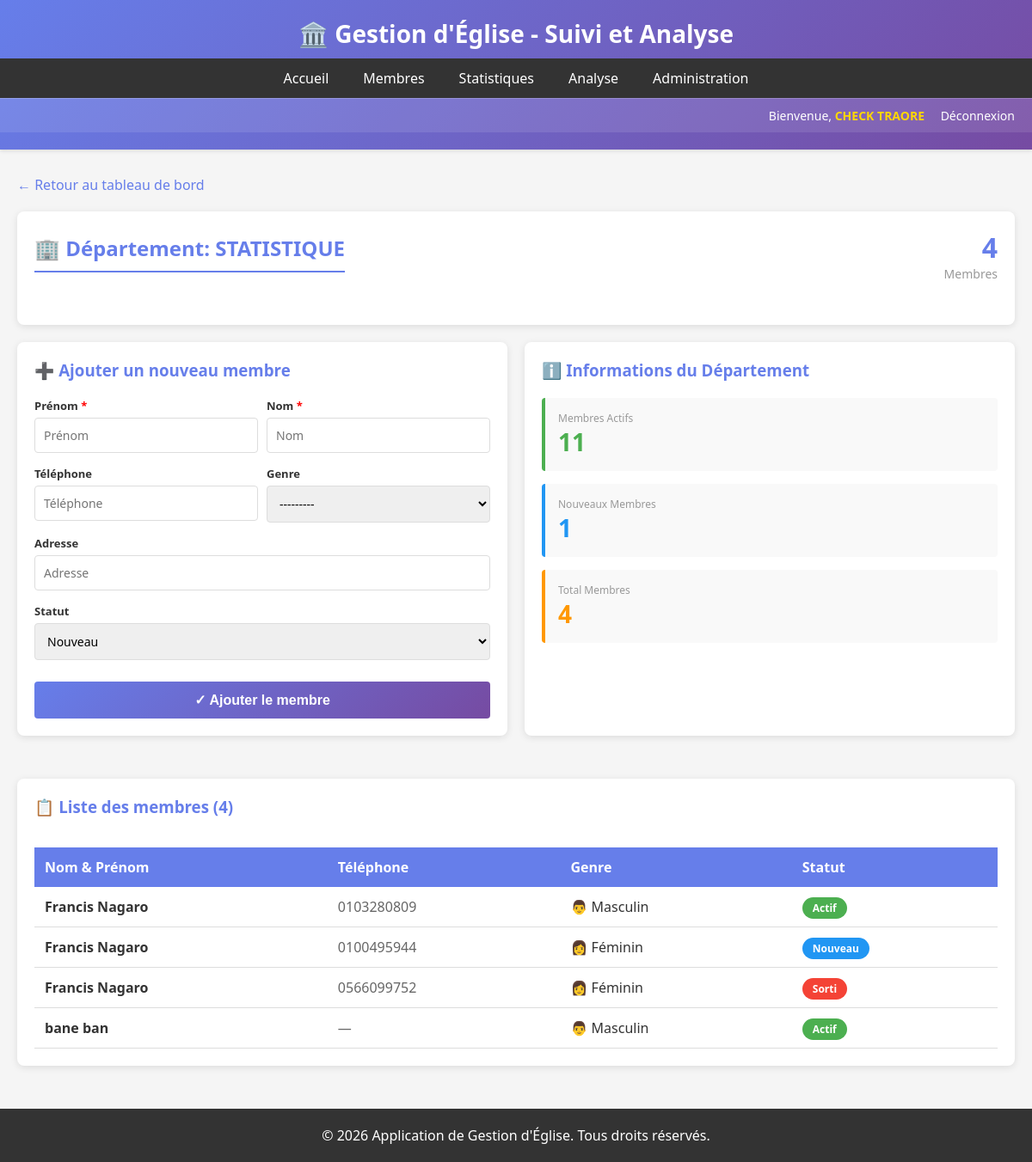
The app's page /departement/1/membres/ (signed in), older data.
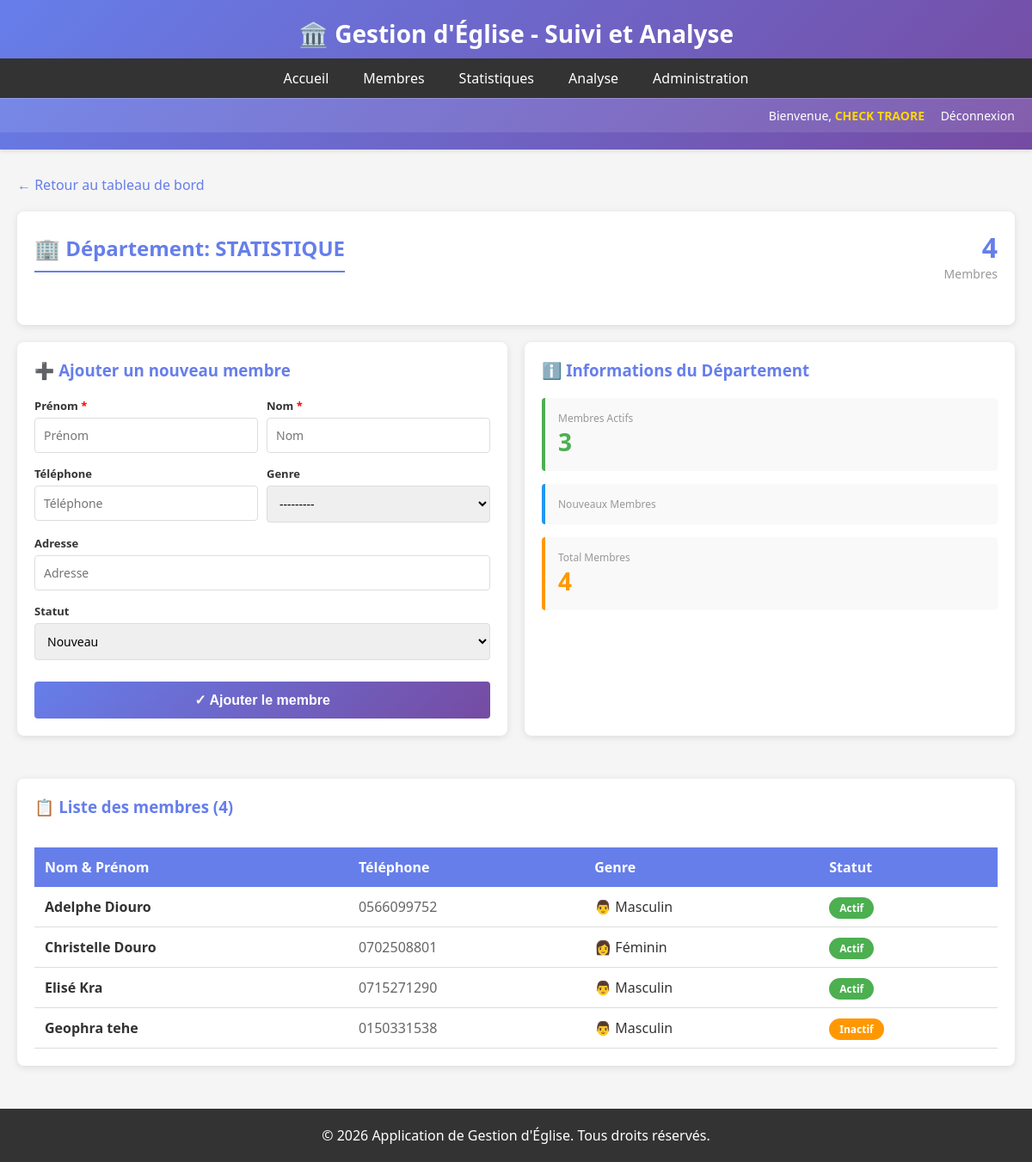
The same page, newer data.
### eglise/models.py (models this page shows, shortened)
class Membre(models.Model):
    STATUT_CHOICES = (
        ('nouveau', 'Nouveau'),
        ('actif', 'Actif'),
        ('sorti', 'Sorti'),
        ('inactif', 'Inactif'),
    )
    GENRE_CHOICES = (
        ('M', 'Masculin'),
        ('F', 'Féminin'),
    )
    nom = models.CharField(max_length=100)
    prenom = models.CharField(max_length=100)
    email = models.EmailField(blank=True, null=True)
    telephone = models.CharField(max_length=20, blank=True, null=True)
    adresse = models.CharField(max_length=255, blank=True, null=True)
    genre = models.CharField(max_length=1, choices=GENRE_CHOICES, blank=True)
    date_naissance = models.DateField(blank=True, null=True)
    photo = models.ImageField(upload_to='membres_photos/', blank=True, null=True)
    tribu = models.ForeignKey(Tribu, on_delete=models.SET_NULL, null=True, blank=True)
    departement = models.ForeignKey(Departement, on_delete=models.SET_NULL, null=True, blank=True)
    statut = models.CharField(max_length=20, choices=STATUT_CHOICES, default='nouveau')
    date_adhesion = models.DateField(default=timezone.now)
    date_depart = models.DateField(blank=True, null=True)
    notes = models.TextField(blank=True, null=True)
    date_creation = models.DateTimeField(auto_now_add=True)
    date_modification = models.DateTimeField(auto_now=True)
    class Meta:
        ordering = ['nom', 'prenom']
    def nom_complet(self):
        return f"{self.prenom} {self.nom}"

### eglise/views.py (the view, shortened to what this page needs)
# urls.py: path('departement/<int:departement_id>/membres/', views.DepartementMembreListView.as_view(), name='departement_membres'),
class DepartementMembreListView(ProtectedDataAccessMixin, TemplateView):
    template_name = 'eglise/departement_membres.html'
    def get(self, request, departement_id):
        try:
            departement = Departement.objects.get(id=departement_id)
        except Departement.DoesNotExist:
            return redirect('eglise:dashboard')
        user = request.user
        if not user.is_superuser:
            try:
                if user.profile.role == 'responsable' and user.profile.departement_id != departement_id:
                    return redirect('eglise:dashboard')
            except:
                return redirect('eglise:dashboard')
        membres = Membre.objects.filter(departement=departement).order_by('nom', 'prenom')
        context = {
            'departement': departement,
            'membres': membres,
            'form': MembreForm(),
        }
        return render(request, self.template_name, context)

### eglise/mixins.py (called while the page is built)
    def dispatch(self, request, *args, **kwargs):
        if not request.user.is_authenticated:
            return redirect('eglise:login')
        if request.user.is_superuser:
            return super().dispatch(request, *args, **kwargs)
        try:
            profile = request.user.profile
            if profile.role == 'pasteur' or profile.role not in self.required_roles:
                return super().dispatch(request, *args, **kwargs) if profile.role == 'pasteur' else redirect('eglise:dashboard')
        except UserProfile.DoesNotExist:
            return redirect('eglise:dashboard')
        return super().dispatch(request, *args, **kwargs)

### eglise/templates/eglise/departement_membres.html (shortened to what the changed rows need)
{% extends 'eglise/base.html' %}
{% block content %}
<div class="card">
    <div style="display: flex; justify-content: space-between; align-items: center; margin-bottom: 30px;">
        <div>
            <h2 style="margin: 0;">🏢 Département: {{ departement.nom }}</h2>
        </div>
    </div>
</div>
<div style="display: grid; grid-template-columns: 1fr 1fr; gap: 20px; margin-bottom: 30px;">
    <div class="card">
        <div style="display: grid; gap: 15px;">
            <div style="background: #f9f9f9; padding: 15px; border-radius: 4px; border-left: 4px solid #4caf50;">
                <div style="font-size: 12px; color: #999;">Membres Actifs</div>
                <div style="font-size: 28px; font-weight: bold; color: #4caf50;">
                    {% regroup membres by statut as grouped %}
                    {% for group in grouped %}{% if group.grouper == 'actif' %}{{ group.list|length }}{% endif %}{% endfor %}
                </div>
            </div>
            <div style="background: #f9f9f9; padding: 15px; border-radius: 4px; border-left: 4px solid #2196f3;">
                <div style="font-size: 12px; color: #999;">Nouveaux Membres</div>
                <div style="font-size: 28px; font-weight: bold; color: #2196f3;">
                    {% regroup membres by statut as grouped %}
                    {% for group in grouped %}{% if group.grouper == 'nouveau' %}{{ group.list|length }}{% endif %}{% endfor %}
                </div>
            </div>
        </div>
    </div>
</div>
<div class="card">
    {% if membres %}
    <div style="overflow-x: auto;">
        <table style="width: 100%; border-collapse: collapse;">
            <thead>
                <tr style="background-color: #667eea; color: white;">
                    <th style="padding: 12px; text-align: left;">Nom & Prénom</th>
                    <th style="padding: 12px; text-align: left;">Téléphone</th>
                    <th style="padding: 12px; text-align: left;">Genre</th>
                    <th style="padding: 12px; text-align: left;">Statut</th>
                </tr>
            </thead>
            <tbody>
                {% for membre in membres %}
                <tr style="border-bottom: 1px solid #ddd;">
                    <td style="padding: 12px;"><strong>{{ membre.nom_complet }}</strong></td>
                    <td style="padding: 12px; color: #666;">{{ membre.telephone|default:"—" }}</td>
                    <td style="padding: 12px;">
                        {% if membre.genre == 'M' %}👨 Masculin
                        {% elif membre.genre == 'F' %}👩 Féminin
                        {% else %}—{% endif %}
                    </td>
                    <td style="padding: 12px;">
                        <span style="padding: 4px 12px; border-radius: 20px; font-size: 12px; font-weight: bold;
                            {% if membre.statut == 'actif' %}background-color: #4caf50; color: white;
                            {% elif membre.statut == 'nouveau' %}background-color: #2196f3; color: white;
                            {% elif membre.statut == 'inactif' %}background-color: #ff9800; color: white;
                            {% elif membre.statut == 'sorti' %}background-color: #f44336; color: white;{% endif %}">
                            {{ membre.get_statut_display }}
                        </span>
                    </td>
                </tr>
                {% endfor %}
            </tbody>
        </table>
    </div>
    {% else %}
    <div style="text-align: center; padding: 60px 20px; background: #f9f9f9; border-radius: 8px;">
        <div style="font-size: 48px; margin-bottom: 10px;">👥</div>
        <p style="color: #999;">Aucun membre dans ce département</p>
    </div>
    {% endif %}
</div>
{% endblock %}

Row changes from the older to the newer data that the page shows:
removed Membre: nom_complet "Francis Nagaro", telephone "0103280809", genre "👨 Masculin", statut "Actif"
removed Membre: nom_complet "Francis Nagaro", telephone "0100495944", genre "👩 Féminin", statut "Nouveau"
removed Membre: nom_complet "Francis Nagaro", telephone "0566099752", genre "👩 Féminin", statut "Sorti"
removed Membre: nom_complet "bane ban", telephone "—", genre "👨 Masculin", statut "Actif"
added Membre: nom_complet "Adelphe Diouro", telephone "0566099752", genre "👨 Masculin", statut "Actif"
added Membre: nom_complet "Christelle Douro", telephone "0702508801", genre "👩 Féminin", statut "Actif"
added Membre: nom_complet "Elisé Kra", telephone "0715271290", genre "👨 Masculin", statut "Actif"
added Membre: nom_complet "Geophra tehe", telephone "0150331538", genre "👨 Masculin", statut "Inactif"
Text that changed along with them:
new list line: "3"
list line gone: "1"
